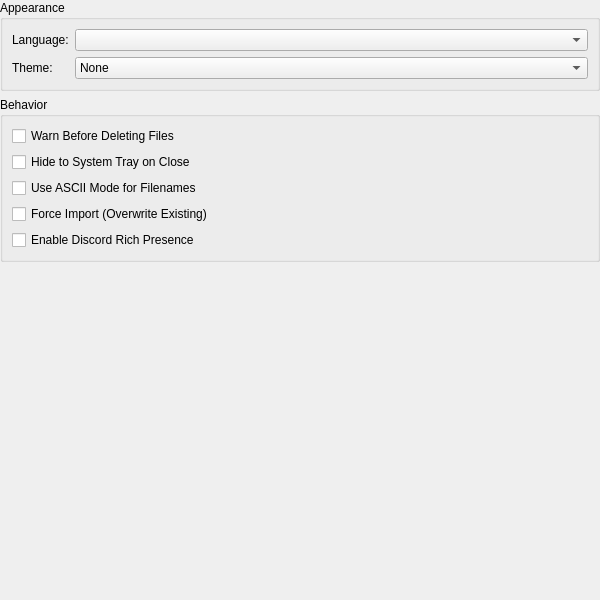
<?xml version="1.0" encoding="UTF-8"?>
<ui version="4.0">
<!--
SPDX-FileCopyrightText: 2002-2026 PCSX2 Dev Team
SPDX-License-Identifier: GPL-3.0+
Portions of this file are adapted from PCSX2
https://github.com/PCSX2/pcsx2
-->
 <class>GeneralSettingsWidget</class>
 <widget class="QWidget" name="GeneralSettingsWidget">
  <property name="geometry">
   <rect>
    <x>0</x>
    <y>0</y>
    <width>600</width>
    <height>600</height>
   </rect>
  </property>
  <layout class="QVBoxLayout" name="verticalLayout">
   <property name="leftMargin">
    <number>0</number>
   </property>
   <property name="topMargin">
    <number>0</number>
   </property>
   <property name="rightMargin">
    <number>0</number>
   </property>
   <property name="bottomMargin">
    <number>0</number>
   </property>
   <item>
    <widget class="QGroupBox" name="appearanceGroup">
     <property name="title">
      <string>Appearance</string>
     </property>
     <layout class="QFormLayout" name="formLayout">
      <item row="0" column="0">
       <widget class="QLabel" name="languageLabel">
        <property name="text">
         <string>Language:</string>
        </property>
        <property name="buddy">
         <cstring>languageCombo</cstring>
        </property>
       </widget>
      </item>
      <item row="0" column="1">
       <widget class="QComboBox" name="languageCombo"/>
      </item>
      <item row="1" column="0">
       <widget class="QLabel" name="themeLabel">
        <property name="text">
         <string>Theme:</string>
        </property>
        <property name="buddy">
         <cstring>themeCombo</cstring>
        </property>
       </widget>
      </item>
      <item row="1" column="1">
       <widget class="QComboBox" name="themeCombo">
        <item>
         <property name="text">
          <string>None</string>
         </property>
        </item>
        <item>
         <property name="text">
          <string>Dark (Default)</string>
         </property>
        </item>
        <item>
         <property name="text">
          <string>Light</string>
         </property>
        </item>
       </widget>
      </item>
     </layout>
    </widget>
   </item>
   <item>
    <widget class="QGroupBox" name="behaviorGroup">
     <property name="title">
      <string>Behavior</string>
     </property>
     <layout class="QVBoxLayout" name="verticalLayout2">
      <item>
       <widget class="QCheckBox" name="warnOnDeleteCheck">
        <property name="text">
         <string>Warn Before Deleting Files</string>
        </property>
       </widget>
      </item>
      <item>
       <widget class="QCheckBox" name="hideToTrayCheck">
        <property name="text">
         <string>Hide to System Tray on Close</string>
        </property>
       </widget>
      </item>
      <item>
       <widget class="QCheckBox" name="asciiModeCheck">
        <property name="text">
         <string>Use ASCII Mode for Filenames</string>
        </property>
       </widget>
      </item>
      <item>
       <widget class="QCheckBox" name="forceImportCheck">
        <property name="text">
         <string>Force Import (Overwrite Existing)</string>
        </property>
       </widget>
      </item>
    <item>
     <widget class="QCheckBox" name="discordRpcCheck">
      <property name="text">
       <string>Enable Discord Rich Presence</string>
      </property>
     </widget>
    </item>
     </layout>
    </widget>
   </item>
   <item>
    <spacer name="verticalSpacer">
     <property name="orientation">
      <enum>Qt::Orientation::Vertical</enum>
     </property>
     <property name="sizeHint" stdset="0">
      <size>
       <width>20</width>
       <height>40</height>
      </size>
     </property>
    </spacer>
   </item>
  </layout>
 </widget>
 <tabstops>
  <tabstop>languageCombo</tabstop>
  <tabstop>themeCombo</tabstop>
  <tabstop>warnOnDeleteCheck</tabstop>
  <tabstop>hideToTrayCheck</tabstop>
  <tabstop>asciiModeCheck</tabstop>
  <tabstop>forceImportCheck</tabstop>
    <tabstop>discordRpcCheck</tabstop>
 </tabstops>
 <resources/>
 <connections/>
</ui>
